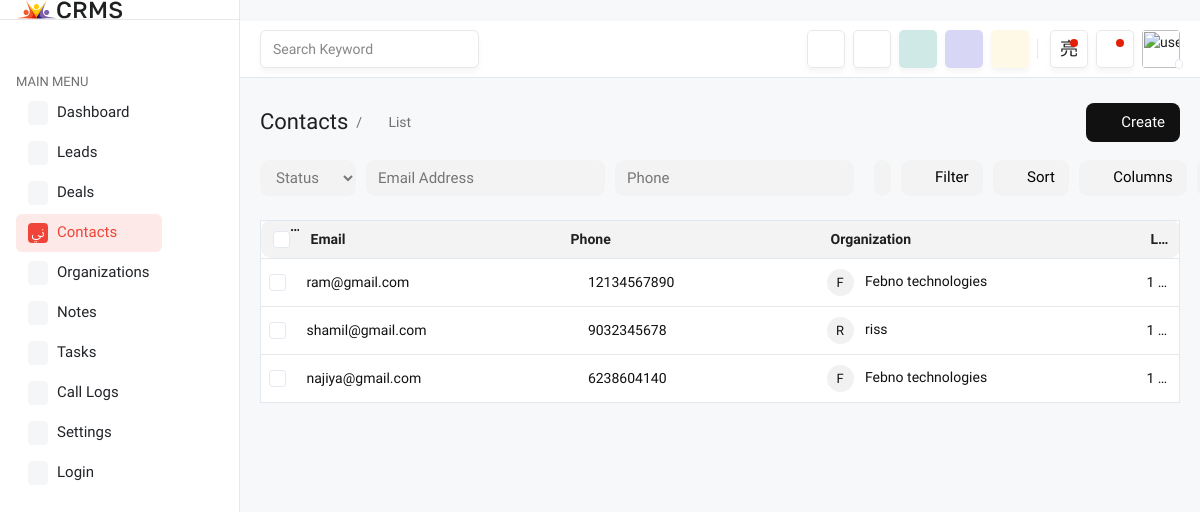
Screenshot of /contacts/ (signed in) with the database file from the repository.
### app/models.py (models this page shows, shortened)
class Contact_db(models.Model):
    branch = models.ForeignKey(Branch_db, on_delete=models.CASCADE, related_name='contacts')
    company_name = models.ForeignKey(Organization_db, on_delete=models.SET_NULL, null=True, blank=True, related_name='contacts')
    address = models.ForeignKey(Address_db, on_delete=models.SET_NULL, null=True, blank=True, related_name='contacts')
    salutation = models.CharField(max_length=20, choices=SALUTATION_CHOICES, blank=True, null=True)
    first_name = models.CharField(max_length=100)
    last_name = models.CharField(max_length=100, blank=True, null=True)
    email = models.EmailField(blank=True, null=True)
    mobile_no = models.CharField(max_length=20, blank=True,null=True)
    gender = models.CharField(max_length=20, choices=GENDER_CHOICES, blank=True, null=True)
    designation = models.CharField(max_length=150, blank=True, null=True)
    contact_status = models.CharField(max_length=20, choices=CONTACT_STATUS_CHOICES, default='open')
    status = models.CharField(max_length=20, choices=STATUS_CHOICES, default='active')
    created_at = models.DateTimeField(auto_now_add=True)
    updated_at = models.DateTimeField(auto_now=True)

class Organization_db(models.Model):
    branch = models.ForeignKey(Branch_db, on_delete=models.CASCADE, related_name='organizations')
    address = models.ForeignKey(Address_db, on_delete=models.SET_NULL, null=True, blank=True, related_name='organizations')
    industry = models.ForeignKey(Industry_db, on_delete=models.SET_NULL, null=True, blank=True, related_name='organizations')
    territory = models.ForeignKey(Territory_db, on_delete=models.SET_NULL, null=True, blank=True, related_name='organizations')
    organization_name = models.CharField(max_length=200)
    website = models.URLField(max_length=255, blank=True, null=True)
    annual_revenue = models.DecimalField(max_digits=15, decimal_places=2, default=0)
    no_of_employees = models.CharField(max_length=20, choices=EMPLOYEE_CHOICES, blank=True, null=True)
    status = models.CharField(max_length=20, choices=STATUS_CHOICES, default='active')
    created_at = models.DateTimeField(auto_now_add=True)
    updated_at = models.DateTimeField(auto_now=True)

### app/views.py (the view)
# urls.py: path("contacts/", views.contacts, name="contacts"),
def contacts(request):
    if 'B_id' in request.session:
        if request.session.has_key('B_id'):
            B_id = request.session['B_id']
        branch = Branch_db.objects.get(id=B_id)
        contacts = Contact_db.objects.filter(
            branch=branch,
            status="active"
        ).select_related(
            "company_name",
            "address"
        ).order_by("-updated_at")
        organizations = Organization_db.objects.filter(
            branch=branch,
            status="active"
        ).order_by("organization_name")
        industries = Industry_db.objects.filter(
            branch=branch,
            status="active"
        ).order_by("industry_name")
        territories = Territory_db.objects.filter(
            branch=branch,
            status="active"
        ).order_by("territory_name")
        addresses = Address_db.objects.filter(
            branch=branch,
            status="active"
        ).order_by("address_title")
        employee_choices = Organization_db._meta.get_field(
            "no_of_employees"
        ).choices
        return render(request, "contacts.html", {
            "contacts": contacts,
            "organizations": organizations,
            "addresses": addresses,
            "industries": industries,
            "territories": territories,
            "employee_choices": employee_choices,
            "salutation_choices": SALUTATION_CHOICES,
            "gender_choices": GENDER_CHOICES,
            "contact_status_choices": CONTACT_STATUS_CHOICES,
            "address_type_choices": ADDRESS_TYPE_CHOICES,
            "branch": branch,
        })
    else:
        return redirect("login")

### templates/contacts.html (shortened to what this page needs)
{% extends 'base.html' %}
{% load static %}
{% block content %}
<div class="page-wrapper">
    <div class="content">
        <div class="d-flex align-items-center justify-content-between gap-2 mb-4">
            <div class="d-flex align-items-center gap-2">
                <h4 class="mb-0 fw-normal">Contacts</h4>
                <span class="text-muted">/</span>
                <span class="fw-medium">
                    <i class="ti ti-list me-1"></i>
                    List
                    <i class="ti ti-chevron-down ms-1"></i>
                </span>
            </div>
            <button class="create-btn" data-bs-toggle="modal" data-bs-target="#createContactModal">
                <i class="ti ti-plus"></i>
                Create
            </button>
        </div>
        <div class="contact-toolbar">
            <select class="contact-filter">
                <option value="">Status</option>
            </select>
            <input type="text" class="contact-input email-filter" placeholder="Email Address">
            <input type="text" class="contact-input phone-filter" placeholder="Phone">
            <button type="button" class="toolbar-btn refresh-btn" onclick="window.location.reload()">
                <i class="ti ti-refresh"></i>
            </button>
            <button type="button" class="toolbar-btn" id="contactFilterButton">
                <i class="ti ti-filter"></i>
                Filter
            </button>
            <button type="button" class="toolbar-btn">
                <i class="ti ti-arrows-sort"></i>
                Sort
            </button>
            <button type="button" class="toolbar-btn">
                <i class="ti ti-columns-3"></i>
                Columns
            </button>
            <button type="button" class="toolbar-btn more-btn">
                <i class="ti ti-dots"></i>
            </button>
        </div>
        <div class="contacts-table-wrapper">
            <div class="contacts-table-area">
                <table class="table contacts-table mb-0">
                    <thead>
                        <tr>
                            <th class="check-column">
                                <input type="checkbox" class="form-check-input" id="selectAllContacts">
                            </th>
                            <th>Email</th>
                            <th>Phone</th>
                            <th>Organization</th>
                            <th>Last Modified</th>
                        </tr>
                    </thead>
                    <tbody>
                        {% for contact in contacts %}
                        <tr class="contact-row"
                            data-status="{{ contact.status|default:'' }}"
                            data-email="{{ contact.email|default:'' }}"
                            data-phone="{{ contact.mobile_no|default:'' }}"
                            data-organization="{{ contact.company_name.organization_name|default:'' }}"
                            data-name="{{ contact.first_name|default:'' }} {{ contact.last_name|default:'' }}"
                            onclick="if (!event.target.closest('input, a, button')) window.location.href='{% url 'contact_detail' contact.id %}'">
                            <td class="check-column">
                                <input type="checkbox" class="form-check-input contact-check">
                            </td>
                            <td class="contact-email">
                                {{ contact.email|default:"" }}
                            </td>
                            <td class="contact-phone">
                                {% if contact.mobile_no %}
                                    <i class="ti ti-phone"></i>
                                    <span>{{ contact.mobile_no }}</span>
                                {% endif %}
                            </td>
                            <td class="contact-organization">
                                {% if contact.company_name %}
                                    <span class="contact-avatar">
                                        {{ contact.company_name.organization_name|first|upper }}
                                    </span>
                                    <span>{{ contact.company_name.organization_name }}</span>
                                {% endif %}
                            </td>
                            <td class="contact-modified">
                                {% if contact.updated_at %}
                                    {{ contact.updated_at|timesince }} ago
                                {% endif %}
                            </td>
                        </tr>
                        {% empty %}
                        <tr id="contactFilterEmptyRow" style="display:none;">
                            <td colspan="5" class="no-contacts">
                                No contacts match the selected filters.
                            </td>
                        </tr>
                        {% endfor %}
                    </tbody>
                </table>
            </div>
        </div>
    </div>
</div>
{% endblock %}

### templates/contacts.html (style rules this page uses)
.create-btn { background: #111; color: #fff; border: 0; border-radius: 8px; padding: 8px 15px; font-size: 15px; }
.create-btn i { margin-right: 5px; }
.contact-toolbar { display: flex; align-items: center; gap: 10px; margin-bottom: 24px; width: 100%; }
.contact-filter, .contact-input { height: 36px; border: 0; background: #f3f3f3; border-radius: 9px; padding: 0 12px; font-size: 15px; color: #777; outline: none; }
.contact-filter { width: 180px; }
.email-filter { width: 255px; }
.phone-filter { width: 255px; }
.toolbar-btn { height: 36px; border: 0; background: #f3f3f3; border-radius: 9px; padding: 0 14px; font-size: 15px; white-space: nowrap; }
.toolbar-btn i { margin-right: 5px; }
.refresh-btn { width: 42px; padding: 0; }
.more-btn { width: 40px; padding: 0; }
.contacts-table-wrapper { width: 100%; background: #fff; overflow: hidden; }
.contacts-table-area { width: 100%; overflow-x: hidden; }
.contacts-table { width: 100% !important; table-layout: fixed; margin: 0; }
.contacts-table th, .contacts-table td { white-space: nowrap; overflow: hidden; text-overflow: ellipsis; vertical-align: middle; }
.contacts-table thead th { background: #f3f3f3; border: 0; height: 38px; padding: 0 12px; font-size: 15px; font-weight: 400; color: #777; }
.contacts-table thead th:first-child { border-radius: 10px 0 0 10px; }
.contacts-table thead th:last-child { border-radius: 0 10px 10px 0; }
.contacts-table tbody td { height: 51px; padding: 10px 12px; border-bottom: 1px solid #e8e8e8; font-size: 16px; color: #111; }
.contacts-table th:nth-child(1), .contacts-table td:nth-child(1) { width: 38px; padding-left: 8px; padding-right: 5px; }
.contacts-table th:nth-child(2), .contacts-table td:nth-child(2) { width: 260px; padding-left: 8px; }
.contacts-table th:nth-child(3), .contacts-table td:nth-child(3) { width: 260px; }
.contacts-table th:nth-child(4), .contacts-table td:nth-child(4) { width: 320px; }
.contacts-table th:nth-child(5), .contacts-table td:nth-child(5) { width: auto; }
.contacts-table .form-check-input { width: 18px; height: 18px; margin: 0; cursor: pointer; }
.contact-phone i { margin-right: 7px; }
.contact-avatar { display: inline-flex; align-items: center; justify-content: center; width: 27px; height: 27px; border-radius: 50%; background: #f1f1f1; margin-right: 8px; font-size: 13px; vertical-align: middle; }
.contacts-table th.check-column::before, .contacts-table th.check-column::after, .contacts-table td.check-column::before, .contacts-table td.check-column::after { content: none !important; display: none !important; }

### rows the page displays
Contact_db: email "ram@gmail.com", mobile_no "12134567890", company_name.organization_name|first "F", company_name.organization_name "Febno technologies", updated_at "1…"
Contact_db: email "shamil@gmail.com", mobile_no "9032345678", company_name.organization_name|first "R", company_name.organization_name "riss", updated_at "1…"
Contact_db: email "najiya@gmail.com", mobile_no "6238604140", company_name.organization_name|first "F", company_name.organization_name "Febno technologies", updated_at "1…"
